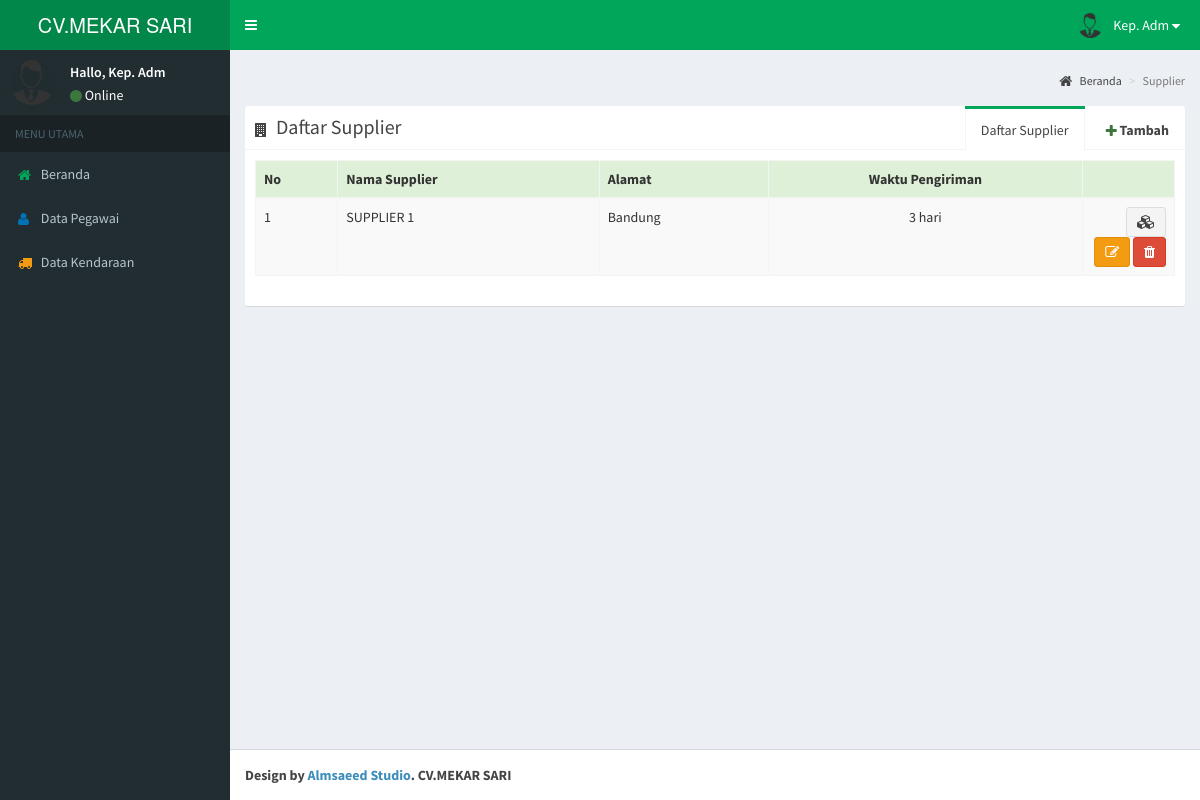
/admin/index.php?menu=supplier (signed in), run on the app's committed database.
### tables this page shows
CREATE TABLE `supplier` (
  `id` int(11) NOT NULL,
  `nama` varchar(50) NOT NULL,
  `alamat` text NOT NULL,
  `waktu_pengiriman` tinyint(4) NOT NULL,
  `nama_pengguna` varchar(20) NOT NULL,
  `kata_sandi` varchar(62) NOT NULL
);

### admin/kepala-administrasi/interfaces/supplier.php (the view, shortened to what this page needs)
<div class="content-wrapper">
    <section class="content-header">
      <ol class="breadcrumb">
        <li><a href="?menu=beranda"><i class="fa fa-home"></i> Beranda</a></li>
        <li class="active">Supplier</li>
      </ol>
    </section>
    <section class="content">
      	<div class="row">
        	<div class="col-xs-12">
		        <div class="nav-tabs-custom">
		            <ul class="nav nav-tabs pull-right">
		              	<li><a href="" data-toggle="modal" data-target="#modalTambah" class="text-bold"><i class="fa fa-plus text-success"></i> Tambah</a></li>
		              	<li class="active"><a href="#tab_2-2" data-toggle="tab">Daftar Supplier</a></li>
		             	<li class="pull-left header"><i class="fa fa-building"></i> Daftar Supplier</li>
		            </ul>
		            <div class="tab-content">
		              	<div class="tab-pane active" id="tab_2-2">
		                	<table id="example1" class="table table-striped table-bordered dt-responsive nowrap">
				                <thead>
				                <tr class="bg-success">
				                  	<th>No</th>
				                  	<th>Nama Supplier</th>
				                  	<th>Alamat</th>
				                  	<th class="text-center">Waktu Pengiriman</th>
				                  	<th></th>
				                </tr>
				                </thead>
				                <tbody>
					                <?php
					                $sql = "SELECT id, nama, alamat, waktu_pengiriman FROM supplier";
									$result = mysqli_query($conn, $sql);
									if (mysqli_num_rows($result) > 0) {
										$no = 1;
									    while($row = mysqli_fetch_assoc($result)) {
									    	$id = $row['id'];
									    	$nama = $row['nama'];
									    	$alamat = $row['alamat'];
									    	$waktu_pengiriman = $row['waktu_pengiriman'];
									        ?>
									        <tr>
							                  	<td><?= $no++; ?></td>
							                  	<td><?= strtoupper($row['nama']) ?></td>
							                  	<td><?= $row['alamat'] ?></td>
							                  	<td class="text-center"><?= $row['waktu_pengiriman'] ?> hari</td>
							                  	<td width="10%" class="text-right">
							                  		<a href="?id=<?= $id ?>&menu=detail-supplier" class="btn btn-sm btn-default" title="Barang yang dijual"><i class="fa fa-cubes"></i></a>
							                  		<button class="btn btn-sm btn-warning" title="Ubah Data" data-toggle="modal" data-target="#modalUbah" onclick="return ubah('<?= $id ?>','<?= $nama ?>','<?= $alamat ?>','<?= $waktu_pengiriman ?>')"><i class="fa fa-edit"></i></button>
							                  		<button class="btn btn-sm btn-danger" title="Hapus Data" data-toggle="modal" data-target="#modalHapus" onclick="return hapus('<?= $id ?>')"><i class="fa fa-trash"></i></button>
							                  	</td>
							                </tr>
									        <?php
									    }
									}
					                ?>
				                </tbody>
			              	</table>
		              	</div>
		            </div>
		        </div>
       		</div>
      	</div>
    </section>
</div>

### data on the page
supplier: nama "SUPPLIER 1", alamat "Bandung", waktu_pengiriman "3"

### other printed values
$_SESSION['session_nama_panggilan'] "Kep. Adm"
